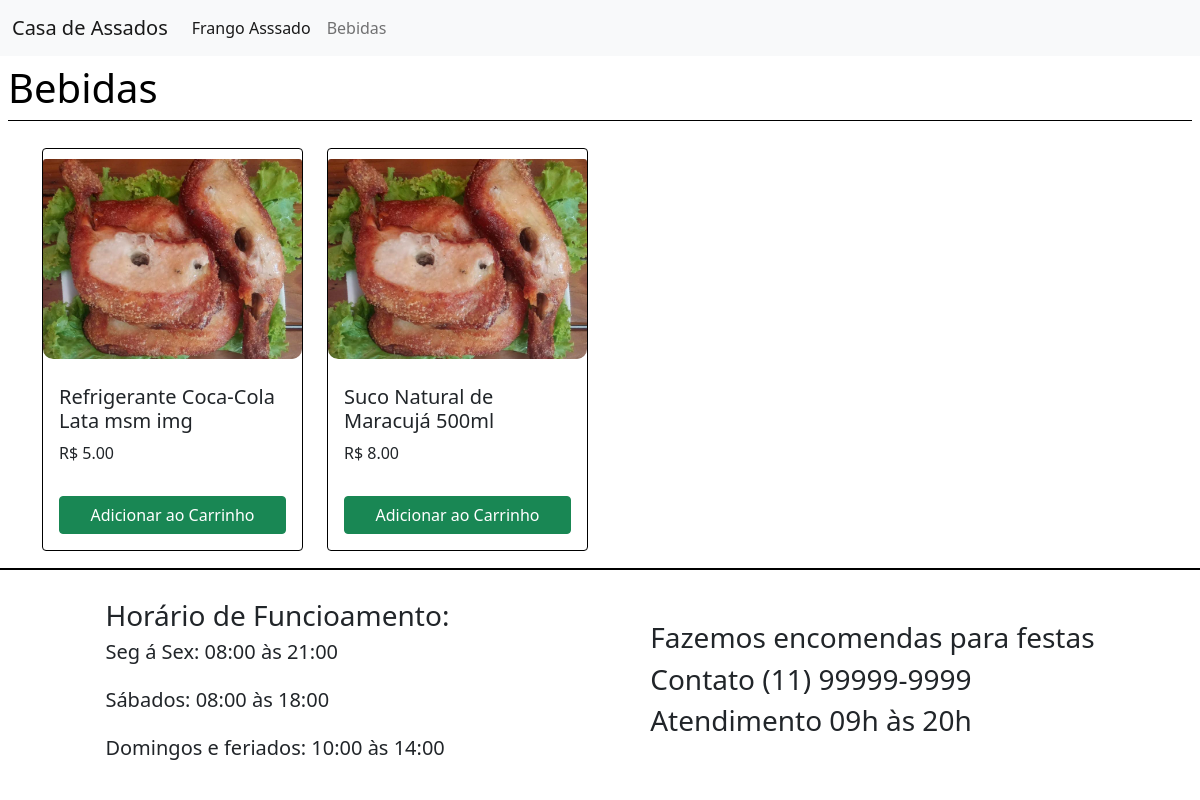
/bebidas.php, run on the app's committed database.
### tables this page shows
CREATE TABLE `produtos` (
  `id` int(9) NOT NULL AUTO_INCREMENT,
  `descricao` varchar(255) NOT NULL,
  `preco` decimal(5,2) NOT NULL,
  `destaque` varchar(255) NOT NULL,
  `id_categoria` int(8) NOT NULL,
  `imagem` varchar(255) DEFAULT NULL,
  PRIMARY KEY (`id`),
  KEY `fk_categoria_id_idx` (`id_categoria`),
  CONSTRAINT `fk_categoria_id` FOREIGN KEY (`id_categoria`) REFERENCES `categorias` (`id`) ON DELETE NO ACTION ON UPDATE NO ACTION
);

### classes/listar_produtos.php (called while the page is built, shortened)
<?php
include_once("../config/connn.php");
class Listar_proudutos{
    public function listar_bebidas(){
    global $conn;
    $sql = $conn->query("SELECT * from produtos where id_categoria = 2");
    $lista = [];
    while($row = $sql->fetch_assoc()){
    $lista[] = $row;
    }
    return $lista;
    }
}
?>

### public/bebidas.php (the view, shortened to what this page needs)
<?php
include_once '../classes/listar_produtos.php';
$lista = new Listar_proudutos();
$tabela_bebidas = $lista->listar_bebidas();
?>
<!DOCTYPE html>
<html lang="pt-br">
<head>
  <link rel="stylesheet" href="css/bootstrap.min.css">
  <link rel="stylesheet" href="css/style.css">
</head>
<body>
  <?php include 'cabeçalho.php';?>
  <div id="bebidas">
    <div id="titleprodutos">
      <h1>Bebidas</h1>
    </div>
<div class="container">
  <div class="row">
    <?php foreach ($tabela_bebidas as $linha): ?>
      <div class="col-12 col-sm-6 col-md-4 col-lg-3 mb-4">
        <div class="card h-100">
          <img class="img_produto card-img-top"
               src="../img/<?= $linha['imagem'] ?>"
               alt="" height="200">
          <div class="card-body d-flex flex-column">
            <h5 class="card-title"><?= $linha['descricao'] ?></h5>
            <p class="card-text">R$ <?= $linha['preco'] ?></p>
            <a href="#" class="btn btn-success mt-auto">
              Adicionar ao Carrinho
            </a>
          </div>
        </div>
      </div>
    <?php endforeach; ?>
  </div>
</div>
</div>
<div id="linha"></div>
<?php include 'rodape.php';   ?>
</body>
</html>

### public/css/style.css (style rules this page uses)
* { box-sizing: border-box; }
h1 { color: black; }
#titleprodutos { border-bottom: 1px solid black; margin-bottom: 1%; }
#bebidas { width: 100%; height: fit-content; background-color: white; padding: 8px; }
#linha { width: 100%; border: 1px solid black; }
.img_produto { width: 100%; max-width: 290px; height: 200px; object-fit: cover; display: block; margin: 10px auto; border-radius: 10px; }
.card { height: 100% !important; border: 1px solid black !important; border-radius: 15px; display: flex; flex-direction: column; margin-top: 15px; }
.card-body { display: flex; flex-direction: column; flex-grow: 1; }
.btn { margin-top: auto; }

### data on the page
produtos: imagem (picture), descricao "Refrigerante Coca-Cola Lata msm img", preco "5.00"
produtos: imagem (picture), descricao "Suco Natural de Maracujá 500ml", preco "8.00"
